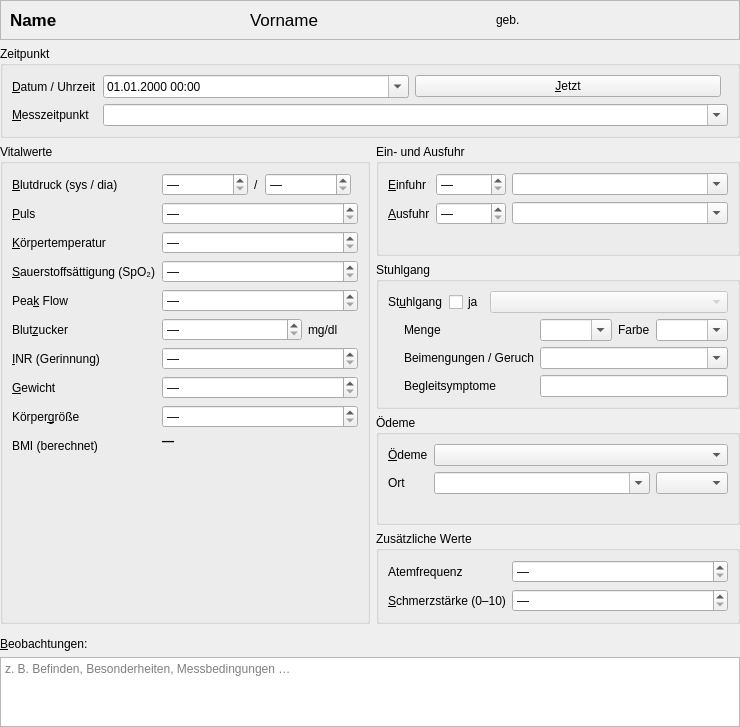
<?xml version="1.0" encoding="UTF-8"?>
<!--
  ViviaParms – Eingabemaske Vitalwerte
  Anpassbar mit Qt Designer.
   * Pflichtfeld: dateTimeEdit
   * Leere Werte: Spinboxen mit "specialValueText" (z. B. "—") gelten beim
     Minimalwert als "nicht gemessen". Bereiche und Schrittweiten sind frei
     einstellbar.
   * Eigene Felder: dynamische Eigenschaft "vpField" setzen.
-->
<ui version="4.0">
 <class>VitalForm</class>
 <widget class="QWidget" name="VitalForm">
  <property name="geometry">
   <rect><x>0</x><y>0</y><width>560</width><height>600</height></rect>
  </property>
  <property name="windowTitle">
   <string>Vitalwerte</string>
  </property>
  <property name="formVersion" stdset="0">
   <number>5</number>
  </property>
  <layout class="QVBoxLayout" name="rootLayout">
   <property name="leftMargin"><number>0</number></property>
   <property name="topMargin"><number>0</number></property>
   <property name="rightMargin"><number>0</number></property>
   <property name="bottomMargin"><number>0</number></property>
   <item>
    <widget class="QFrame" name="headerFrame">
     <property name="frameShape"><enum>QFrame::StyledPanel</enum></property>
     <layout class="QHBoxLayout" name="headerLayout">
      <item>
       <widget class="QLabel" name="headerNameLabel">
        <property name="text"><string>Name</string></property>
        <property name="styleSheet"><string notr="true">font-weight: bold; font-size: 13pt;</string></property>
       </widget>
      </item>
      <item>
       <widget class="QLabel" name="headerFirstNameLabel">
        <property name="text"><string>Vorname</string></property>
        <property name="styleSheet"><string notr="true">font-size: 13pt;</string></property>
       </widget>
      </item>
      <item>
       <spacer name="headerSpacer">
        <property name="orientation"><enum>Qt::Horizontal</enum></property>
       </spacer>
      </item>
      <item>
       <widget class="QLabel" name="headerBirthDateLabel">
        <property name="text"><string>geb.</string></property>
       </widget>
      </item>
     </layout>
    </widget>
   </item>
   <item>
    <widget class="QGroupBox" name="whenGroup">
     <property name="title"><string>Zeitpunkt</string></property>
     <layout class="QFormLayout" name="whenForm">
      <item row="0" column="0">
       <widget class="QLabel" name="dateTimeLabel">
        <property name="text"><string>&amp;Datum / Uhrzeit</string></property>
        <property name="buddy"><cstring>dateTimeEdit</cstring></property>
       </widget>
      </item>
      <item row="0" column="1">
       <layout class="QHBoxLayout" name="dateTimeRow">
        <item>
         <widget class="QDateTimeEdit" name="dateTimeEdit">
          <property name="displayFormat"><string>dd.MM.yyyy HH:mm</string></property>
          <property name="calendarPopup"><bool>true</bool></property>
         </widget>
        </item>
        <item>
         <widget class="QPushButton" name="nowButton">
          <property name="text"><string>&amp;Jetzt</string></property>
          <property name="toolTip"><string>Aktuelles Datum und Uhrzeit übernehmen</string></property>
         </widget>
        </item>
        <item>
         <spacer name="dateTimeSpacer">
          <property name="orientation"><enum>Qt::Horizontal</enum></property>
         </spacer>
        </item>
       </layout>
      </item>
      <item row="1" column="0">
       <widget class="QLabel" name="contextLabel">
        <property name="text"><string>&amp;Messzeitpunkt</string></property>
        <property name="buddy"><cstring>contextCombo</cstring></property>
       </widget>
      </item>
      <item row="1" column="1">
       <widget class="QComboBox" name="contextCombo">
        <property name="editable"><bool>true</bool></property>
        <property name="toolTip"><string>Für Tagesprofile (z. B. Blutzucker- oder Blutdruck-Tagesprofil). Freitext möglich.</string></property>
       </widget>
      </item>
     </layout>
    </widget>
   </item>
   <item>
    <layout class="QHBoxLayout" name="columnsRow">
     <item>
      <layout class="QVBoxLayout" name="leftColumn">
         <item>
          <widget class="QGroupBox" name="valuesGroup">
           <property name="title"><string>Vitalwerte</string></property>
           <layout class="QFormLayout" name="valuesForm">
            <item row="0" column="0">
             <widget class="QLabel" name="bpLabel">
              <property name="text"><string>&amp;Blutdruck (sys / dia)</string></property>
              <property name="buddy"><cstring>systolicSpin</cstring></property>
             </widget>
            </item>
            <item row="0" column="1">
             <layout class="QHBoxLayout" name="bpRow">
              <item>
               <widget class="QSpinBox" name="systolicSpin">
                <property name="specialValueText"><string>—</string></property>
                <property name="suffix"><string> mmHg</string></property>
                <property name="minimum"><number>49</number></property>
                <property name="maximum"><number>300</number></property>
                <property name="value"><number>49</number></property>
               </widget>
              </item>
              <item>
               <widget class="QLabel" name="bpSlashLabel">
                <property name="text"><string>/</string></property>
               </widget>
              </item>
              <item>
               <widget class="QSpinBox" name="diastolicSpin">
                <property name="specialValueText"><string>—</string></property>
                <property name="suffix"><string> mmHg</string></property>
                <property name="minimum"><number>19</number></property>
                <property name="maximum"><number>200</number></property>
                <property name="value"><number>19</number></property>
               </widget>
              </item>
              <item>
               <spacer name="bpSpacer">
                <property name="orientation"><enum>Qt::Horizontal</enum></property>
               </spacer>
              </item>
             </layout>
            </item>
            <item row="1" column="0">
             <widget class="QLabel" name="pulseLabel">
              <property name="text"><string>&amp;Puls</string></property>
              <property name="buddy"><cstring>pulseSpin</cstring></property>
             </widget>
            </item>
            <item row="1" column="1">
             <widget class="QSpinBox" name="pulseSpin">
              <property name="specialValueText"><string>—</string></property>
              <property name="suffix"><string> /min</string></property>
              <property name="minimum"><number>19</number></property>
              <property name="maximum"><number>250</number></property>
              <property name="value"><number>19</number></property>
             </widget>
            </item>
            <item row="2" column="0">
             <widget class="QLabel" name="temperatureLabel">
              <property name="text"><string>&amp;Körpertemperatur</string></property>
              <property name="buddy"><cstring>temperatureSpin</cstring></property>
             </widget>
            </item>
            <item row="2" column="1">
             <widget class="QDoubleSpinBox" name="temperatureSpin">
              <property name="specialValueText"><string>—</string></property>
              <property name="suffix"><string> °C</string></property>
              <property name="decimals"><number>1</number></property>
              <property name="minimum"><double>33.899999999999999</double></property>
              <property name="maximum"><double>43.000000000000000</double></property>
              <property name="singleStep"><double>0.100000000000000</double></property>
              <property name="value"><double>33.899999999999999</double></property>
             </widget>
            </item>
            <item row="3" column="0">
             <widget class="QLabel" name="spo2Label">
              <property name="text"><string>&amp;Sauerstoffsättigung (SpO₂)</string></property>
              <property name="buddy"><cstring>spo2Spin</cstring></property>
             </widget>
            </item>
            <item row="3" column="1">
             <widget class="QSpinBox" name="spo2Spin">
              <property name="specialValueText"><string>—</string></property>
              <property name="suffix"><string> %</string></property>
              <property name="minimum"><number>49</number></property>
              <property name="maximum"><number>100</number></property>
              <property name="value"><number>49</number></property>
             </widget>
            </item>
            <item row="4" column="0">
             <widget class="QLabel" name="peakFlowLabel">
              <property name="text"><string>Pea&amp;k Flow</string></property>
              <property name="buddy"><cstring>peakFlowSpin</cstring></property>
             </widget>
            </item>
            <item row="4" column="1">
             <widget class="QSpinBox" name="peakFlowSpin">
              <property name="toolTip"><string>Exspiratorischer Spitzenfluss (PEF) in Litern pro Minute – bester von drei Versuchen</string></property>
              <property name="specialValueText"><string>—</string></property>
              <property name="suffix"><string> l/min</string></property>
              <property name="minimum"><number>29</number></property>
              <property name="maximum"><number>900</number></property>
              <property name="singleStep"><number>10</number></property>
              <property name="value"><number>29</number></property>
             </widget>
            </item>
            <item row="5" column="0">
             <widget class="QLabel" name="glucoseLabel">
              <property name="text"><string>Blut&amp;zucker</string></property>
              <property name="buddy"><cstring>glucoseSpin</cstring></property>
             </widget>
            </item>
            <item row="5" column="1">
             <layout class="QHBoxLayout" name="glucoseRow">
              <item>
               <widget class="QDoubleSpinBox" name="glucoseSpin">
                <property name="minimumSize"><size><width>140</width><height>0</height></size></property>
                <property name="specialValueText"><string>—</string></property>
                <property name="toolTip"><string>Einheit (mg/dl oder mmol/l) unter Extras → Einstellungen</string></property>
               </widget>
              </item>
              <item>
               <widget class="QLabel" name="glucoseUnitLabel">
                <property name="text"><string>mg/dl</string></property>
               </widget>
              </item>
              <item>
               <spacer name="glucoseSpacer">
                <property name="orientation"><enum>Qt::Horizontal</enum></property>
               </spacer>
              </item>
             </layout>
            </item>
            <item row="6" column="0">
             <widget class="QLabel" name="inrLabel">
              <property name="text"><string>&amp;INR (Gerinnung)</string></property>
              <property name="buddy"><cstring>inrSpin</cstring></property>
             </widget>
            </item>
            <item row="6" column="1">
             <widget class="QDoubleSpinBox" name="inrSpin">
              <property name="toolTip"><string>Gerinnungswert INR (z. B. bei Marcumar/Phenprocoumon) – Selbstmessung oder Laborwert</string></property>
              <property name="specialValueText"><string>—</string></property>
              <property name="decimals"><number>1</number></property>
              <property name="minimum"><double>0.000000000000000</double></property>
              <property name="maximum"><double>12.000000000000000</double></property>
              <property name="singleStep"><double>0.100000000000000</double></property>
             </widget>
            </item>
            <item row="7" column="0">
             <widget class="QLabel" name="weightLabel">
              <property name="text"><string>&amp;Gewicht</string></property>
              <property name="buddy"><cstring>weightSpin</cstring></property>
             </widget>
            </item>
            <item row="7" column="1">
             <widget class="QDoubleSpinBox" name="weightSpin">
              <property name="specialValueText"><string>—</string></property>
              <property name="suffix"><string> kg</string></property>
              <property name="decimals"><number>1</number></property>
              <property name="minimum"><double>0.000000000000000</double></property>
              <property name="maximum"><double>400.000000000000000</double></property>
              <property name="singleStep"><double>0.100000000000000</double></property>
             </widget>
            </item>
            <item row="8" column="0">
             <widget class="QLabel" name="heightLabel">
              <property name="text"><string>Körper&amp;größe</string></property>
              <property name="buddy"><cstring>heightSpin</cstring></property>
             </widget>
            </item>
            <item row="8" column="1">
             <widget class="QDoubleSpinBox" name="heightSpin">
              <property name="specialValueText"><string>—</string></property>
              <property name="suffix"><string> cm</string></property>
              <property name="decimals"><number>0</number></property>
              <property name="minimum"><double>0.000000000000000</double></property>
              <property name="maximum"><double>250.000000000000000</double></property>
              <property name="toolTip"><string>Leer lassen: für den BMI wird die zuletzt erfasste Größe verwendet.</string></property>
             </widget>
            </item>
            <item row="9" column="0">
             <widget class="QLabel" name="bmiLabel">
              <property name="text"><string>BMI (berechnet)</string></property>
             </widget>
            </item>
            <item row="9" column="1">
             <layout class="QVBoxLayout" name="bmiColumn">
              <item>
               <widget class="QLabel" name="bmiValueLabel">
                <property name="text"><string>—</string></property>
                <property name="styleSheet"><string notr="true">font-weight: bold;</string></property>
               </widget>
              </item>
              <item>
               <widget class="QLabel" name="bmiInfoLabel">
                <property name="minimumSize"><size><width>0</width><height>52</height></size></property>
                <property name="alignment"><set>Qt::AlignLeading|Qt::AlignLeft|Qt::AlignTop</set></property>
                <property name="styleSheet"><string notr="true">font-size: 8.5pt;</string></property>
                <property name="wordWrap"><bool>true</bool></property>
               </widget>
              </item>
             </layout>
            </item>
           </layout>
          </widget>
         </item>
       <item>
        <spacer name="leftStretch"><property name="orientation"><enum>Qt::Vertical</enum></property></spacer>
       </item>
      </layout>
     </item>
     <item>
      <layout class="QVBoxLayout" name="rightColumn">

       <item>
          <widget class="QGroupBox" name="fluidGroup">
           <property name="title"><string>Ein- und Ausfuhr</string></property>
           <layout class="QFormLayout" name="fluidForm">
            <item row="0" column="0">
             <widget class="QLabel" name="fluidInLabel">
              <property name="text"><string>&amp;Einfuhr</string></property>
              <property name="buddy"><cstring>fluidInSpin</cstring></property>
             </widget>
            </item>
            <item row="0" column="1">
             <layout class="QHBoxLayout" name="fluidInRow">
              <item>
               <widget class="QSpinBox" name="fluidInSpin">
                <property name="toolTip"><string>Getrunkene oder zugeführte Menge in ml</string></property>
                <property name="specialValueText"><string>—</string></property>
                <property name="suffix"><string> ml</string></property>
                <property name="maximum"><number>5000</number></property>
                <property name="singleStep"><number>50</number></property>
               </widget>
              </item>
              <item>
               <widget class="QComboBox" name="fluidInKindCombo">
                <property name="editable"><bool>true</bool></property>
                <property name="sizePolicy"><sizepolicy hsizetype="Expanding" vsizetype="Fixed"><horstretch>1</horstretch><verstretch>0</verstretch></sizepolicy></property>
               </widget>
              </item>
             </layout>
            </item>
            <item row="1" column="0">
             <widget class="QLabel" name="fluidOutLabel">
              <property name="text"><string>&amp;Ausfuhr</string></property>
              <property name="buddy"><cstring>fluidOutSpin</cstring></property>
             </widget>
            </item>
            <item row="1" column="1">
             <layout class="QHBoxLayout" name="fluidOutRow">
              <item>
               <widget class="QSpinBox" name="fluidOutSpin">
                <property name="toolTip"><string>Ausgeschiedene Menge in ml (z. B. Urin im Messbecher)</string></property>
                <property name="specialValueText"><string>—</string></property>
                <property name="suffix"><string> ml</string></property>
                <property name="maximum"><number>5000</number></property>
                <property name="singleStep"><number>50</number></property>
               </widget>
              </item>
              <item>
               <widget class="QComboBox" name="fluidOutKindCombo">
                <property name="editable"><bool>true</bool></property>
                <property name="sizePolicy"><sizepolicy hsizetype="Expanding" vsizetype="Fixed"><horstretch>1</horstretch><verstretch>0</verstretch></sizepolicy></property>
               </widget>
              </item>
             </layout>
            </item>
            <item row="2" column="0" colspan="2">
             <widget class="QLabel" name="fluidInfoLabel">
              <property name="wordWrap"><bool>true</bool></property>
              <property name="styleSheet"><string notr="true">font-size: 8.5pt;</string></property>
             </widget>
            </item>
           </layout>
          </widget>
       </item>
       <item>
          <widget class="QGroupBox" name="stoolGroup">
           <property name="title"><string>Stuhlgang</string></property>
           <layout class="QFormLayout" name="stoolForm">
            <item row="0" column="0">
             <widget class="QLabel" name="stoolLabel">
              <property name="text"><string>St&amp;uhlgang</string></property>
              <property name="buddy"><cstring>stoolCheck</cstring></property>
             </widget>
            </item>
            <item row="0" column="1">
             <layout class="QHBoxLayout" name="stoolRow">
              <item>
               <widget class="QCheckBox" name="stoolCheck">
                <property name="text"><string>ja</string></property>
                <property name="toolTip"><string>Ankreuzen, wenn Stuhlgang war – danach die Art wählen</string></property>
               </widget>
              </item>
              <item>
               <widget class="QComboBox" name="stoolCombo">
                <property name="enabled"><bool>false</bool></property>
                <property name="sizePolicy">
                 <sizepolicy hsizetype="Expanding" vsizetype="Fixed"><horstretch>1</horstretch><verstretch>0</verstretch></sizepolicy>
                </property>
                <property name="toolTip"><string>Art des Stuhlgangs nach der Bristol-Stuhlformen-Skala</string></property>
               </widget>
              </item>
             </layout>
            </item>
            <item row="1" column="0" colspan="2">
             <widget class="QWidget" name="stoolDetails">
              <layout class="QGridLayout" name="stoolDetailsGrid" columnstretch="0,1,0,3">
               <property name="leftMargin"><number>16</number></property>
               <property name="topMargin"><number>0</number></property>
               <property name="rightMargin"><number>0</number></property>
               <property name="bottomMargin"><number>0</number></property>
               <item row="0" column="0">
                <widget class="QLabel" name="stoolAmountLabel">
                 <property name="text"><string>Menge</string></property>
                 <property name="buddy"><cstring>stoolAmountCombo</cstring></property>
                </widget>
               </item>
               <item row="0" column="1">
                <widget class="QComboBox" name="stoolAmountCombo">
                 <property name="editable"><bool>true</bool></property>
                </widget>
               </item>
               <item row="0" column="2">
                <widget class="QLabel" name="stoolColorLabel">
                 <property name="text"><string>Farbe</string></property>
                 <property name="buddy"><cstring>stoolColorCombo</cstring></property>
                </widget>
               </item>
               <item row="0" column="3">
                <widget class="QComboBox" name="stoolColorCombo">
                 <property name="editable"><bool>true</bool></property>
                 <property name="sizePolicy">
                  <sizepolicy hsizetype="Expanding" vsizetype="Fixed"><horstretch>2</horstretch><verstretch>0</verstretch></sizepolicy>
                 </property>
                </widget>
               </item>
               <item row="1" column="0">
                <widget class="QLabel" name="stoolAdmixtureLabel">
                 <property name="text"><string>Beimengungen / Geruch</string></property>
                 <property name="buddy"><cstring>stoolAdmixtureCombo</cstring></property>
                </widget>
               </item>
               <item row="1" column="1" colspan="3">
                <widget class="QComboBox" name="stoolAdmixtureCombo">
                 <property name="editable"><bool>true</bool></property>
                </widget>
               </item>
               <item row="2" column="0">
                <widget class="QLabel" name="stoolSymptomsLabel">
                 <property name="text"><string>Begleitsymptome</string></property>
                 <property name="toolTip"><string>Begleitsymptome / Besonderheiten</string></property>
                 <property name="buddy"><cstring>stoolSymptomsEdit</cstring></property>
                </widget>
               </item>
               <item row="2" column="1" colspan="3">
                <widget class="QLineEdit" name="stoolSymptomsEdit">
                </widget>
               </item>
              </layout>
             </widget>
            </item>
           </layout>
          </widget>
       </item>
       <item>
          <widget class="QGroupBox" name="edemaGroup">
           <property name="title"><string>Ödeme</string></property>
           <layout class="QFormLayout" name="edemaForm">
            <item row="0" column="0">
             <widget class="QLabel" name="edemaLabel">
              <property name="text"><string>&amp;Ödeme</string></property>
              <property name="buddy"><cstring>edemaCombo</cstring></property>
             </widget>
            </item>
            <item row="0" column="1">
             <widget class="QComboBox" name="edemaCombo">
              <property name="toolTip"><string>Einige Sekunden mit dem Finger drücken (z. B. am Schienbein) und die Delle beurteilen</string></property>
             </widget>
            </item>
            <item row="1" column="0">
             <widget class="QLabel" name="edemaSiteLabel">
              <property name="text"><string>Ort</string></property>
              <property name="buddy"><cstring>edemaSiteCombo</cstring></property>
             </widget>
            </item>
            <item row="1" column="1">
             <layout class="QHBoxLayout" name="edemaSiteRow">
              <item>
               <widget class="QComboBox" name="edemaSiteCombo">
                <property name="editable"><bool>true</bool></property>
                <property name="sizePolicy"><sizepolicy hsizetype="Expanding" vsizetype="Fixed"><horstretch>2</horstretch><verstretch>0</verstretch></sizepolicy></property>
               </widget>
              </item>
              <item>
               <widget class="QComboBox" name="edemaSideCombo"/>
              </item>
             </layout>
            </item>
            <item row="2" column="0" colspan="2">
             <widget class="QLabel" name="edemaInfoLabel">
              <property name="wordWrap"><bool>true</bool></property>
              <property name="styleSheet"><string notr="true">font-size: 8.5pt;</string></property>
             </widget>
            </item>
           </layout>
          </widget>
       </item>
         <item>
          <widget class="QGroupBox" name="additionalGroup">
           <property name="title"><string>Zusätzliche Werte</string></property>
           <layout class="QFormLayout" name="additionalForm">
            <item row="0" column="0">
             <widget class="QLabel" name="respRateLabel">
              <property name="text"><string>Atemfrequenz</string></property>
             </widget>
            </item>
            <item row="0" column="1">
             <widget class="QSpinBox" name="respRateSpin">
              <property name="specialValueText"><string>—</string></property>
              <property name="suffix"><string> /min</string></property>
              <property name="minimum"><number>3</number></property>
              <property name="maximum"><number>80</number></property>
              <property name="value"><number>3</number></property>
              <property name="vpField" stdset="0"><string notr="true">Atemfrequenz</string></property>
             </widget>
            </item>
            <item row="1" column="0">
             <widget class="QLabel" name="painLabel">
              <property name="text"><string>&amp;Schmerzstärke (0–10)</string></property>
              <property name="buddy"><cstring>painSpin</cstring></property>
             </widget>
            </item>
            <item row="1" column="1">
             <widget class="QSpinBox" name="painSpin">
              <property name="specialValueText"><string>—</string></property>
              <property name="minimum"><number>-1</number></property>
              <property name="maximum"><number>10</number></property>
              <property name="value"><number>-1</number></property>
              <property name="toolTip"><string>Numerische Rating-Skala: 0 = kein Schmerz, 10 = stärkster vorstellbarer Schmerz</string></property>
             </widget>
            </item>
           </layout>
          </widget>
         </item>
       <item>
        <spacer name="rightStretch"><property name="orientation"><enum>Qt::Vertical</enum></property></spacer>
       </item>
      </layout>
     </item>
    </layout>
   </item>
   <item>
    <widget class="QLabel" name="observationsLabel">
     <property name="text"><string>&amp;Beobachtungen:</string></property>
     <property name="buddy"><cstring>observationsEdit</cstring></property>
    </widget>
   </item>
   <item>
    <widget class="QPlainTextEdit" name="observationsEdit">
     <property name="minimumSize"><size><width>0</width><height>70</height></size></property>
     <property name="placeholderText"><string>z. B. Befinden, Besonderheiten, Messbedingungen …</string></property>
    </widget>
   </item>
  </layout>
 </widget>
 <tabstops>
  <tabstop>dateTimeEdit</tabstop>
  <tabstop>contextCombo</tabstop>
  <tabstop>systolicSpin</tabstop>
  <tabstop>diastolicSpin</tabstop>
  <tabstop>pulseSpin</tabstop>
  <tabstop>temperatureSpin</tabstop>
  <tabstop>spo2Spin</tabstop>
  <tabstop>peakFlowSpin</tabstop>
  <tabstop>glucoseSpin</tabstop>
  <tabstop>inrSpin</tabstop>
  <tabstop>weightSpin</tabstop>
  <tabstop>heightSpin</tabstop>
  <tabstop>fluidInSpin</tabstop>
  <tabstop>fluidInKindCombo</tabstop>
  <tabstop>fluidOutSpin</tabstop>
  <tabstop>fluidOutKindCombo</tabstop>
  <tabstop>stoolCheck</tabstop>
  <tabstop>stoolCombo</tabstop>
  <tabstop>stoolAmountCombo</tabstop>
  <tabstop>stoolColorCombo</tabstop>
  <tabstop>stoolAdmixtureCombo</tabstop>
  <tabstop>stoolSymptomsEdit</tabstop>
  <tabstop>edemaCombo</tabstop>
  <tabstop>edemaSiteCombo</tabstop>
  <tabstop>edemaSideCombo</tabstop>
  <tabstop>respRateSpin</tabstop>
  <tabstop>painSpin</tabstop>
  <tabstop>observationsEdit</tabstop>
 </tabstops>
 <resources/>
 <connections/>
</ui>
